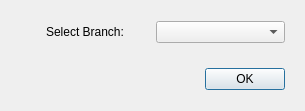
<?xml version="1.0" encoding="UTF-8"?>
<ui version="4.0">
 <class>BranchDialog</class>
 <widget class="QDialog" name="BranchDialog">
  <property name="geometry">
   <rect>
    <x>0</x>
    <y>0</y>
    <width>305</width>
    <height>111</height>
   </rect>
  </property>
  <property name="windowTitle">
   <string>Branch Selection</string>
  </property>
  <layout class="QGridLayout" name="gridLayout">
   <item row="0" column="0">
    <widget class="QWidget" name="widget" native="true">
     <layout class="QGridLayout" name="gridLayout_2">
      <item row="0" column="1">
       <widget class="QComboBox" name="comboBox"/>
      </item>
      <item row="0" column="0">
       <widget class="QLabel" name="label">
        <property name="layoutDirection">
         <enum>Qt::LeftToRight</enum>
        </property>
        <property name="text">
         <string>Select Branch:</string>
        </property>
        <property name="alignment">
         <set>Qt::AlignCenter</set>
        </property>
       </widget>
      </item>
     </layout>
    </widget>
   </item>
   <item row="2" column="0">
    <widget class="QWidget" name="widget_2" native="true">
     <layout class="QHBoxLayout" name="horizontalLayout_2">
      <item>
       <spacer name="horizontalSpacer">
        <property name="orientation">
         <enum>Qt::Horizontal</enum>
        </property>
        <property name="sizeHint" stdset="0">
         <size>
          <width>40</width>
          <height>20</height>
         </size>
        </property>
       </spacer>
      </item>
      <item>
       <widget class="QPushButton" name="pushButton">
        <property name="text">
         <string>OK</string>
        </property>
       </widget>
      </item>
     </layout>
    </widget>
   </item>
  </layout>
 </widget>
 <resources/>
 <connections/>
</ui>
